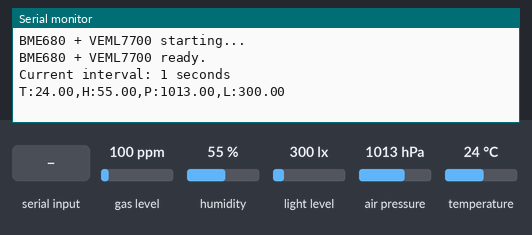
The sketch below on a simulated Arduino Uno, built with avr-gcc and run on an emulated ATmega328P. Shown: the last lines printed to the serial monitor. The test bench sets the inputs (shaded band); at power-on: humidity 55 %, light level 300 lx, air pressure 1013 hPa, temperature 24 °C, gas level 100 ppm.

Above: at 1.2 s.
1.3 s: "restartDevice\n" received over Serial
At 1.5 s:
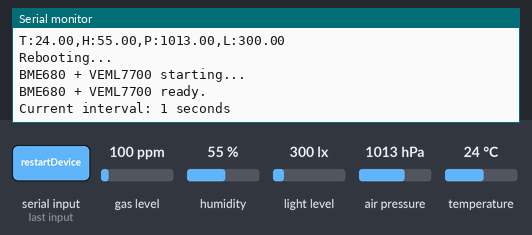
2.8 s: "SET_INTERVAL:\n" received over Serial
At 3.7 s:
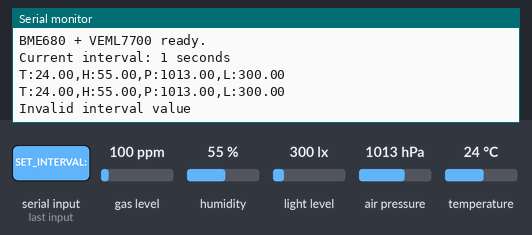
4.3 s: humidity set to 22 %
At 5.6 s:
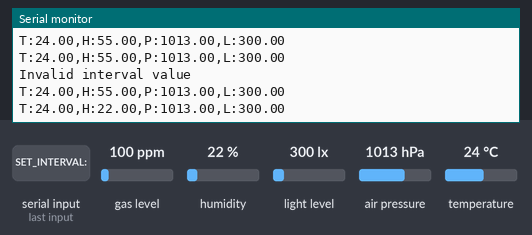
5.8 s: light level set to 40 lx
At 6.5 s:
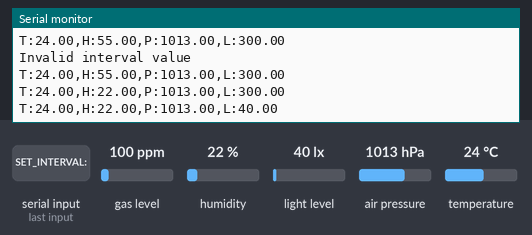
7.3 s: air pressure set to 952 hPa
At 8.2 s:
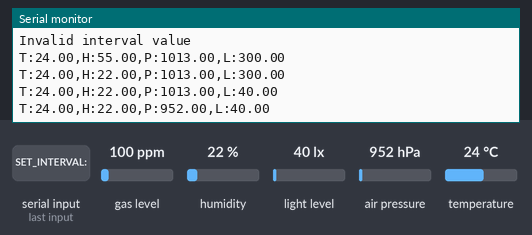
8.8 s: temperature set to 12 °C
At 10.4 s:
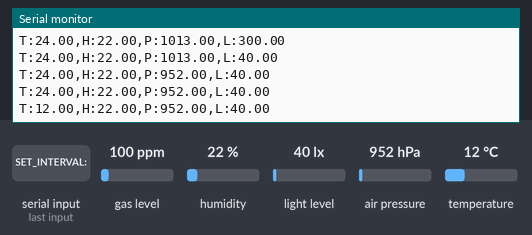

The sketch:

Weather_Shield_UI.ino
```cpp
// #include <Wire.h>
// #include <Adafruit_Sensor.h>
// #include <Adafruit_BME680.h>
// #include <Adafruit_VEML7700.h>

// // ---- Sensor objects ----
// Adafruit_BME680   bme;
// Adafruit_VEML7700 veml;

// // ---- Sensor readings ----
// double t = 0, h = 0, p = 0, l = 0;

// // ---- UI state ----
// #define CMD_BUF_SIZE 64
// char cmd_buf[CMD_BUF_SIZE];
// int  cmd_len        = 0;
// int  interval_ms    = 1000;  // default 1 second
// bool interval_updated = false;

// // -------------------------------------------------------
// // process_commands() — equivalent to ui.c process_commands()
// // Called when a complete line arrives over Serial
// // -------------------------------------------------------
// void process_commands(char *buf) {

//   // 1. restartDevice
//   if (strstr(buf, "restartDevice")) {
//     Serial.println("Rebooting...");
//     delay(50);
//     void (*resetFunc)(void) = 0; // jump to address 0 = software reset
//     resetFunc();
//     return;
//   }

//   // 2. SET_INTERVAL:<seconds>
//   char *p = strstr(buf, "SET_INTERVAL:");
//   if (p) {
//     p += strlen("SET_INTERVAL:");

//     // Skip any non-digit characters
//     while (*p != '\0' && !isdigit((unsigned char)*p)) p++;

//     if (isdigit((unsigned char)*p)) {
//       int value = atoi(p);
//       if (value > 0) {
//         interval_ms     = value * 1000;
//         interval_updated = true;
//         Serial.print("Interval updated to ");
//         Serial.print(value);
//         Serial.println(" seconds");
//       } else {
//         Serial.println("Invalid interval value (must be > 0)");
//       }
//     } else {
//       Serial.println("Invalid interval value");
//     }
//   }

//   // Reset buffer
//   cmd_len = 0;
//   memset(cmd_buf, 0, sizeof(cmd_buf));
// }

// // -------------------------------------------------------
// // ui_poll() — equivalent to uart_cb() in ui.c
// // Called every 100ms inside the wait loop
// // -------------------------------------------------------
// void ui_poll() {
//   while (Serial.available() > 0) {
//     char c = Serial.read();

//     if (c == '\r' || c == '\n') {
//       if (cmd_len > 0) {
//         cmd_buf[cmd_len] = '\0';
//         process_commands(cmd_buf);
//         cmd_len = 0;
//         memset(cmd_buf, 0, sizeof(cmd_buf));
//       }
//     } else if (cmd_len < CMD_BUF_SIZE - 1) {
//       cmd_buf[cmd_len++] = c;
//     }
//   }
// }

// // -------------------------------------------------------
// // SETUP
// // -------------------------------------------------------
// void setup() {
//   Serial.begin(115200);
//   Serial.println("BME680 + VEML7700 starting...");

//   // Init BME680 at address 0x76
//   if (!bme.begin(0x76)) {
//     Serial.println("BME680 not found! Check wiring.");
//     while (1);
//   }
//   bme.setTemperatureOversampling(BME680_OS_8X);
//   bme.setHumidityOversampling(BME680_OS_2X);
//   bme.setPressureOversampling(BME680_OS_4X);
//   bme.setIIRFilterSize(BME680_FILTER_SIZE_3);
//   bme.setGasHeater(320, 150); // 320°C for 150ms

//   // Init VEML7700 at address 0x10
//   if (!veml.begin()) {
//     Serial.println("VEML7700 not found! Check wiring.");
//     while (1);
//   }

//   Serial.println("BME680 + VEML7700 ready.");

// }

// // -------------------------------------------------------
// // LOOP
// // -------------------------------------------------------
// void loop() {
//   // ---- BME680 read ----
//   if (bme.performReading()) {
//     t = bme.temperature;
//     h = bme.humidity;
//     p = bme.pressure / 100.0; // Pa → hPa
//   } else {
//     Serial.println("Error: BME680 fetch failed");
//     delay(1000);
//     return;
//   }

//   // ---- VEML7700 read ----
//   l = veml.readLux();

//   // ---- Print (same format as Nordic version) ----
//   Serial.print("T:");  Serial.print(t, 2);
//   Serial.print(",H:"); Serial.print(h, 2);
//   Serial.print(",P:"); Serial.print(p, 2);
//   Serial.print(",L:"); Serial.println(l, 2);

//   // ---- Wait for interval, checking UI every 100ms ----
//   // Equivalent to the ui_interval_changed() loop in main.c
//   int elapsed_ms = 0;
//   interval_updated = false;

//   while (elapsed_ms < interval_ms) {
//     ui_poll();

//     if (interval_updated) {
//       interval_updated = false;
//       break; // immediately restart with new interval
//     }

//     delay(100);
//     elapsed_ms += 100;
//   }
// }


#include <Wire.h>
#include <EEPROM.h>
#include <Adafruit_Sensor.h>
#include <Adafruit_BME680.h>
#include <Adafruit_VEML7700.h>

// ---- Sensor objects ----
Adafruit_BME680   bme;
Adafruit_VEML7700 veml;

// ---- Sensor readings ----
double t = 0, h = 0, p = 0, l = 0;

// ---- UI state ----
#define CMD_BUF_SIZE 64
char cmd_buf[CMD_BUF_SIZE];
int  cmd_len        = 0;
int  interval_ms    = 1000;  // default 1 second
bool interval_updated = false;

// -------------------------------------------------------
// EEPROM Config
// -------------------------------------------------------
#define EEPROM_INTERVAL_ADDR 0
#define EEPROM_MAGIC_ADDR    10
#define EEPROM_MAGIC_VALUE   0xA5

// -------------------------------------------------------
// EEPROM Functions
// -------------------------------------------------------
void save_interval_to_eeprom(int value_seconds) {
  EEPROM.put(EEPROM_INTERVAL_ADDR, value_seconds);
  EEPROM.update(EEPROM_MAGIC_ADDR, EEPROM_MAGIC_VALUE);
}

void load_interval_from_eeprom() {
  byte magic = EEPROM.read(EEPROM_MAGIC_ADDR);

  if (magic == EEPROM_MAGIC_VALUE) {
    int saved_interval_seconds;

    EEPROM.get(EEPROM_INTERVAL_ADDR, saved_interval_seconds);

    if (saved_interval_seconds > 0) {
      interval_ms = saved_interval_seconds * 1000;
    }
  }
}

// -------------------------------------------------------
// process_commands() — equivalent to ui.c process_commands()
// Called when a complete line arrives over Serial
// -------------------------------------------------------
void process_commands(char *buf) {

  // 1. restartDevice
  if (strstr(buf, "restartDevice")) {
    Serial.println("Rebooting...");
    delay(50);
    void (*resetFunc)(void) = 0; // jump to address 0 = software reset
    resetFunc();
    return;
  }

  // 2. SET_INTERVAL:<seconds>
  char *p = strstr(buf, "SET_INTERVAL:");
  if (p) {
    p += strlen("SET_INTERVAL:");

    // Skip any non-digit characters
    while (*p != '\0' && !isdigit((unsigned char)*p)) p++;

    if (isdigit((unsigned char)*p)) {
      int value = atoi(p);
      if (value > 0) {
        interval_ms     = value * 1000;
        interval_updated = true;

        // Save interval to EEPROM
        save_interval_to_eeprom(value);

        Serial.print("Interval updated to ");
        Serial.print(value);
        Serial.println(" seconds");
      } else {
        Serial.println("Invalid interval value (must be > 0)");
      }
    } else {
      Serial.println("Invalid interval value");
    }
  }

  // Reset buffer
  cmd_len = 0;
  memset(cmd_buf, 0, sizeof(cmd_buf));
}

// -------------------------------------------------------
// ui_poll() — equivalent to uart_cb() in ui.c
// Called every 100ms inside the wait loop
// -------------------------------------------------------
void ui_poll() {
  while (Serial.available() > 0) {
    char c = Serial.read();

    if (c == '\r' || c == '\n') {
      if (cmd_len > 0) {
        cmd_buf[cmd_len] = '\0';
        process_commands(cmd_buf);
        cmd_len = 0;
        memset(cmd_buf, 0, sizeof(cmd_buf));
      }
    } else if (cmd_len < CMD_BUF_SIZE - 1) {
      cmd_buf[cmd_len++] = c;
    }
  }
}

// -------------------------------------------------------
// SETUP
// -------------------------------------------------------
void setup() {
  Serial.begin(115200);

  // Load saved interval from EEPROM
  load_interval_from_eeprom();

  Serial.println("BME680 + VEML7700 starting...");

  // Init BME680 at address 0x76
  if (!bme.begin(0x76)) {
    Serial.println("BME680 not found! Check wiring.");
    while (1);
  }
  bme.setTemperatureOversampling(BME680_OS_8X);
  bme.setHumidityOversampling(BME680_OS_2X);
  bme.setPressureOversampling(BME680_OS_4X);
  bme.setIIRFilterSize(BME680_FILTER_SIZE_3);
  bme.setGasHeater(320, 150); // 320°C for 150ms

  // Init VEML7700 at address 0x10
  if (!veml.begin()) {
    Serial.println("VEML7700 not found! Check wiring.");
    while (1);
  }

  Serial.println("BME680 + VEML7700 ready.");

  Serial.print("Current interval: ");
  Serial.print(interval_ms / 1000);
  Serial.println(" seconds");
}

// -------------------------------------------------------
// LOOP
// -------------------------------------------------------
void loop() {
  // ---- BME680 read ----
  if (bme.performReading()) {
    t = bme.temperature;
    h = bme.humidity;
    p = bme.pressure / 100.0; // Pa → hPa
  } else {
    Serial.println("Error: BME680 fetch failed");
    delay(1000);
    return;
  }

  // ---- VEML7700 read ----
  l = veml.readLux();

  // ---- Print (same format as Nordic version) ----
  Serial.print("T:");  Serial.print(t, 2);
  Serial.print(",H:"); Serial.print(h, 2);
  Serial.print(",P:"); Serial.print(p, 2);
  Serial.print(",L:"); Serial.println(l, 2);

  // ---- Wait for interval, checking UI every 100ms ----
  // Equivalent to the ui_interval_changed() loop in main.c
  int elapsed_ms = 0;
  interval_updated = false;

  while (elapsed_ms < interval_ms) {
    ui_poll();

    if (interval_updated) {
      interval_updated = false;
      break; // immediately restart with new interval
    }

    delay(100);
    elapsed_ms += 100;
  }
}
```

Measured:
- after the input at 1.3 s, the serial monitor: prints a new line at once (image 1)
- after the input at 2.8 s, the serial monitor: prints a new line after 0.08 s (image 2)
- after the input at 4.3 s, the serial monitor: prints a new line after 0.69 s (image 3)
- after the input at 5.8 s, the serial monitor: prints a new line after 0.35 s (image 4)
- after the input at 7.3 s, the serial monitor: prints a new line at once (image 5)
- after the input at 8.8 s, the serial monitor: prints a new line after 0.82 s (image 6)
